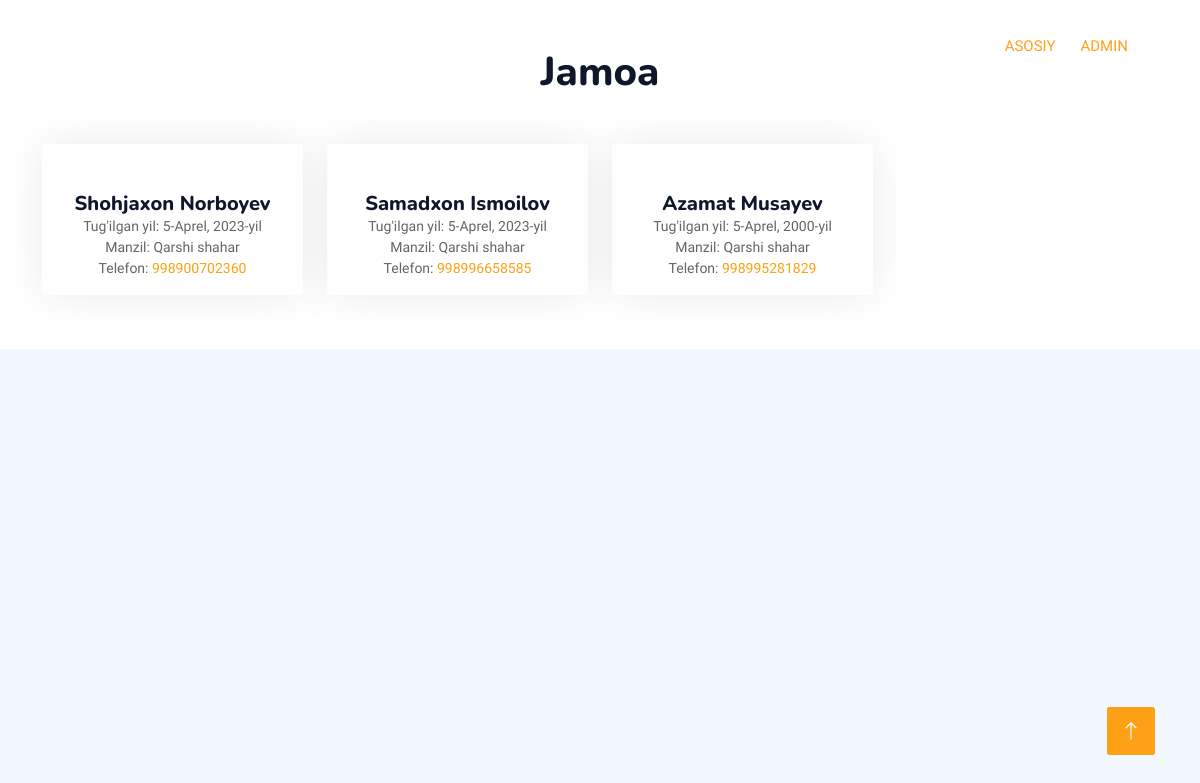
The page /jamoa on the database its author committed.
### app/models.py (models this page shows, shortened)
class Ishtirokchi(models.Model):
    rasm = models.ImageField(upload_to='ishtirokchi_rasm', null=True, blank=True)
    ism_sharif = models.CharField(max_length=200)
    tugilgan_yil = models.DateField(null=True, blank=True)
    manzil = models.CharField(max_length=200, null=True, blank=True)
    telefon = models.IntegerField()
    telegram = models.CharField(max_length=1000)
    instagram = models.CharField(max_length=1000)
    class Meta:
        verbose_name = "Ishtirokchi"
        verbose_name_plural = "Ishtirokchilar"

### app/views.py (the view)
# urls.py: path('jamoa', JamoaViews.as_view(), name='jamoa'),
class JamoaViews(ListView):
    model = Ishtirokchi
    template_name = "jamoa.html"
    context_object_name = "Komanda"

### app/templates/jamoa.html (shortened to what this page needs)
{% load static %}
<html lang="en">
<head>
    <link href="https://cdnjs.cloudflare.com/ajax/libs/font-awesome/5.10.0/css/all.min.css" rel="stylesheet">
    <link href="https://cdn.jsdelivr.net/npm/bootstrap-icons@1.4.1/font/bootstrap-icons.css" rel="stylesheet">
    <link href="{% static 'lib/animate/animate.min.css}" rel="stylesheet' %">
    <link href="{% static 'lib/owlcarousel/assets/owl.carousel.min.css' %}" rel="stylesheet">
    <link href="{% static 'lib/tempusdominus/css/tempusdominus-bootstrap-4.min.css' %}" rel="stylesheet" />
    <link href="{% static 'css/bootstrap.min.css' %}" rel="stylesheet">
    <link href="{% static 'css/style.css' %}" rel="stylesheet">
</head>
<body>
    <div class="container-xxl bg-white p-0">
        <div class="container-xxl position-relative p-0">
            <nav class="navbar navbar-expand-lg navbar-dark bg-dark px-4 px-lg-5 py-3 py-lg-0">
                <div class="collapse navbar-collapse" id="navbarCollapse">
                    <div class="navbar-nav ms-auto py-0 pe-4">
                        <a href="/" class="nav-item nav-link active">Asosiy</a>
                        <a href="/admin" class="nav-item nav-link active">Admin</a>
                    </div>
                </div>
            </nav>
        </div>
        <div class="container-xxl pt-5 pb-3">
            <div class="container">
                <div class="text-center wow fadeInUp" data-wow-delay="0.1s">
                    <h1 class="mb-5">Jamoa</h1>
                </div>
                <div class="row g-4">
                {% for t in Komanda %}
                    <div class="col-lg-3 col-md-3 wow fadeInUp" data-wow-delay="0.3s">
                        <div class="team-item text-center rounded overflow-hidden">
                            <div>
                                <h5 class="mb-0">{{ t.ism_sharif }}</h5>
                            </div>
                            <small>Tug'ilgan yil: {{ t.tugilgan_yil }}</small><br>
                            <small>Manzil: {{ t.manzil }}</small><br>
                            <small>Telefon: <a href="tel:{{ t.telefon }}">{{ t.telefon }}</a></small>
                        </div>
                    </div>
                     {% endfor %}
                </div>
            </div>
        </div>
        <a href="#" class="btn btn-lg btn-primary btn-lg-square back-to-top"><i class="bi bi-arrow-up"></i></a>
    </div>
</body>
</html>

### app/static/css/style.css (style rules this page uses)
:root { --primary: #FEA116; --light: #F1F8FF; --dark: #0F172B; }
.back-to-top { position: fixed; display: none; right: 45px; bottom: 45px; z-index: 99; }
.btn { font-family: 'Nunito', sans-serif; font-weight: 500; text-transform: uppercase; transition: .5s; }
.btn.btn-primary, .btn.btn-secondary { color: #FFFFFF; }
.btn-lg-square { width: 48px; height: 48px; }
.btn-square, .btn-sm-square, .btn-lg-square { padding: 0; display: flex; align-items: center; justify-content: center; font-weight: normal; border-radius: 2px; }
.navbar-dark .navbar-nav .nav-link { position: relative; margin-left: 25px; padding: 35px 0; font-size: 15px; color: var(--light) !important; text-transform: uppercase; font-weight: 500; outline: none; transition: .5s; }
.navbar-dark .navbar-nav .nav-link:hover, .navbar-dark .navbar-nav .nav-link.active { color: var(--primary) !important; }
@media (min-width: 992px) { .navbar-dark { position: absolute; width: 100%; top: 0; left: 0; z-index: 999; background: transparent !important; } }
.team-item { box-shadow: 0 0 45px rgba(0, 0, 0, .08); height: calc(100% - 38px); transition: .5s; }

### rows shown on the page
Ishtirokchi: ism_sharif "Shohjaxon Norboyev", tugilgan_yil "5-Aprel, 2023-yil", manzil "Qarshi shahar", telefon "998900702360"
Ishtirokchi: ism_sharif "Samadxon Ismoilov", tugilgan_yil "5-Aprel, 2023-yil", manzil "Qarshi shahar", telefon "998996658585"
Ishtirokchi: ism_sharif "Azamat Musayev", tugilgan_yil "5-Aprel, 2000-yil", manzil "Qarshi shahar", telefon "998995281829"
